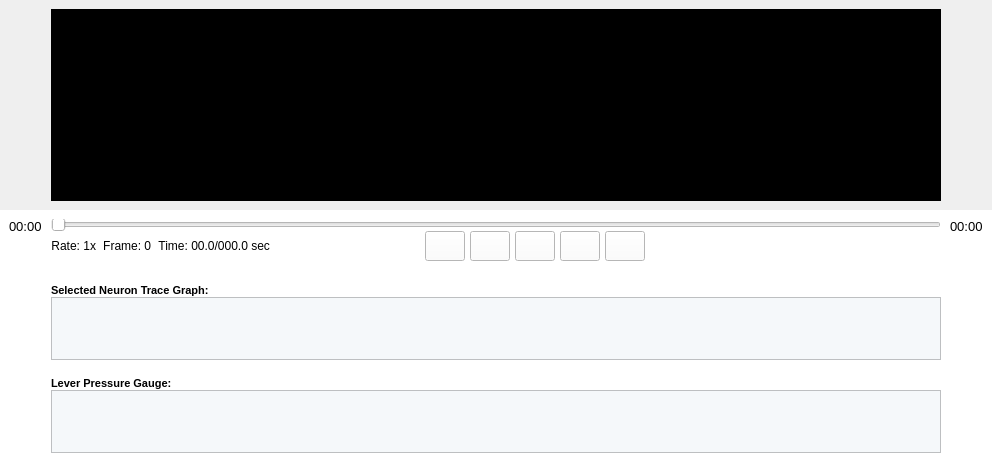
              <widget class="QWidget" name="widget_85" native="true">
               <property name="maximumSize">
                <size>
                 <width>1550</width>
                 <height>16777215</height>
                </size>
               </property>
               <property name="font">
                <font>
                 <family>Arial</family>
                </font>
               </property>
               <property name="styleSheet">
                <string notr="true">border-color: rgb(0, 0, 0);
border-color: rgb(0, 0, 0);</string>
               </property>
               <layout class="QGridLayout" name="gridLayout_13">
                <property name="leftMargin">
                 <number>0</number>
                </property>
                <property name="topMargin">
                 <number>0</number>
                </property>
                <property name="rightMargin">
                 <number>0</number>
                </property>
                <property name="bottomMargin">
                 <number>0</number>
                </property>
                <property name="spacing">
                 <number>0</number>
                </property>
                <item row="0" column="0">
                 <widget class="QWidget" name="widget_90" native="true">
                  <property name="font">
                   <font>
                    <family>Arial</family>
                   </font>
                  </property>
                  <property name="styleSheet">
                   <string notr="true">border-color: rgb(0, 0, 0);</string>
                  </property>
                  <layout class="QGridLayout" name="gridLayout_17" columnstretch="0,0,0">
                   <item row="0" column="0">
                    <spacer name="horizontalSpacer">
                     <property name="font">
                      <font>
                       <family>Arial</family>
                      </font>
                     </property>
                     <property name="orientation">
                      <enum>Qt::Horizontal</enum>
                     </property>
                     <property name="sizeType">
                      <enum>QSizePolicy::Fixed</enum>
                     </property>
                     <property name="sizeHint" stdset="0">
                      <size>
                       <width>40</width>
                       <height>20</height>
                      </size>
                     </property>
                    </spacer>
                   </item>
                   <item row="0" column="1">
                    <widget class="QGraphicsView" name="scope_camera_view_item_3">
                     <property name="sizePolicy">
                      <sizepolicy hsizetype="Expanding" vsizetype="Expanding">
                       <horstretch>0</horstretch>
                       <verstretch>0</verstretch>
                      </sizepolicy>
                     </property>
                     <property name="maximumSize">
                      <size>
                       <width>890</width>
                       <height>552</height>
                      </size>
                     </property>
                     <property name="font">
                      <font>
                       <family>Arial</family>
                      </font>
                     </property>
                     <property name="styleSheet">
                      <string notr="true">background-color: rgb(0, 0, 0);</string>
                     </property>
                    </widget>
                   </item>
                   <item row="0" column="2">
                    <spacer name="horizontalSpacer_3">
                     <property name="font">
                      <font>
                       <family>Arial</family>
                      </font>
                     </property>
                     <property name="orientation">
                      <enum>Qt::Horizontal</enum>
                     </property>
                     <property name="sizeType">
                      <enum>QSizePolicy::Preferred</enum>
                     </property>
                     <property name="sizeHint" stdset="0">
                      <size>
                       <width>40</width>
                       <height>20</height>
                      </size>
                     </property>
                    </spacer>
                   </item>
                  </layout>
                 </widget>
                </item>
                <item row="1" column="0">
                 <widget class="QWidget" name="widget_92" native="true">
                  <property name="maximumSize">
                   <size>
                    <width>1550</width>
                    <height>260</height>
                   </size>
                  </property>
                  <property name="font">
                   <font>
                    <family>Arial</family>
                   </font>
                  </property>
                  <property name="styleSheet">
                   <string notr="true">border-color: rgb(0, 0, 0);</string>
                  </property>
                  <layout class="QHBoxLayout" name="horizontalLayout_2">
                   <property name="spacing">
                    <number>0</number>
                   </property>
                   <property name="leftMargin">
                    <number>0</number>
                   </property>
                   <property name="topMargin">
                    <number>0</number>
                   </property>
                   <property name="rightMargin">
                    <number>0</number>
                   </property>
                   <property name="bottomMargin">
                    <number>0</number>
                   </property>
                   <item>
                    <widget class="QWidget" name="widget_94" native="true">
                     <property name="maximumSize">
                      <size>
                       <width>217</width>
                       <height>260</height>
                      </size>
                     </property>
                     <property name="font">
                      <font>
                       <family>Arial</family>
                      </font>
                     </property>
                     <property name="styleSheet">
                      <string notr="true">background-color: rgb(255, 255, 255);
border-color: rgb(0, 0, 0);</string>
                     </property>
                     <layout class="QGridLayout" name="gridLayout_2">
                      <item row="0" column="0">
                       <widget class="QLabel" name="label_179">
                        <property name="sizePolicy">
                         <sizepolicy hsizetype="Fixed" vsizetype="Fixed">
                          <horstretch>0</horstretch>
                          <verstretch>0</verstretch>
                         </sizepolicy>
                        </property>
                        <property name="font">
                         <font>
                          <family>Arial</family>
                          <pointsize>10</pointsize>
                         </font>
                        </property>
                        <property name="text">
                         <string>00:00</string>
                        </property>
                       </widget>
                      </item>
                      <item row="1" column="0">
                       <spacer name="verticalSpacer_15">
                        <property name="font">
                         <font>
                          <family>Arial</family>
                         </font>
                        </property>
                        <property name="orientation">
                         <enum>Qt::Vertical</enum>
                        </property>
                        <property name="sizeType">
                         <enum>QSizePolicy::Expanding</enum>
                        </property>
                        <property name="sizeHint" stdset="0">
                         <size>
                          <width>20</width>
                          <height>200</height>
                         </size>
                        </property>
                       </spacer>
                      </item>
                     </layout>
                    </widget>
                   </item>
                   <item>
                    <widget class="QWidget" name="widget_97" native="true">
                     <property name="sizePolicy">
                      <sizepolicy hsizetype="Expanding" vsizetype="Expanding">
                       <horstretch>0</horstretch>
                       <verstretch>0</verstretch>
                      </sizepolicy>
                     </property>
                     <property name="maximumSize">
                      <size>
                       <width>1241</width>
                       <height>260</height>
                      </size>
                     </property>
                     <property name="font">
                      <font>
                       <family>Arial</family>
                      </font>
                     </property>
                     <property name="styleSheet">
                      <string notr="true">border-color: rgb(0, 0, 0);
background-color: rgb(255, 255, 255);</string>
                     </property>
                     <layout class="QFormLayout" name="formLayout_6">
                      <property name="horizontalSpacing">
                       <number>0</number>
                      </property>
                      <property name="verticalSpacing">
                       <number>0</number>
                      </property>
                      <property name="leftMargin">
                       <number>0</number>
                      </property>
                      <property name="rightMargin">
                       <number>0</number>
                      </property>
                      <property name="bottomMargin">
                       <number>0</number>
                      </property>
                      <item row="0" column="0" colspan="2">
                       <layout class="QGridLayout" name="gridLayout_21" columnstretch="0,0,0,1,0,2">
                        <item row="0" column="0" colspan="6">
                         <widget class="QSlider" name="horizontalSlider_9">
                          <property name="sizePolicy">
                           <sizepolicy hsizetype="Expanding" vsizetype="Fixed">
                            <horstretch>0</horstretch>
                            <verstretch>0</verstretch>
                           </sizepolicy>
                          </property>
                          <property name="minimumSize">
                           <size>
                            <width>0</width>
                            <height>12</height>
                           </size>
                          </property>
                          <property name="maximumSize">
                           <size>
                            <width>1241</width>
                            <height>12</height>
                           </size>
                          </property>
                          <property name="font">
                           <font>
                            <family>Arial</family>
                           </font>
                          </property>
                          <property name="toolTip">
                           <string>Scope Player</string>
                          </property>
                          <property name="styleSheet">
                           <string notr="true"/>
                          </property>
                          <property name="orientation">
                           <enum>Qt::Horizontal</enum>
                          </property>
                         </widget>
                        </item>
                        <item row="1" column="0">
                         <widget class="QLabel" name="DePlayerRate_3">
                          <property name="font">
                           <font>
                            <family>Arial</family>
                            <pointsize>9</pointsize>
                           </font>
                          </property>
                          <property name="text">
                           <string>Rate: 1x  </string>
                          </property>
                          <property name="alignment">
                           <set>Qt::AlignCenter</set>
                          </property>
                         </widget>
                        </item>
                        <item row="1" column="1">
                         <widget class="QLabel" name="DePlayerFrame_3">
                          <property name="font">
                           <font>
                            <family>Arial</family>
                            <pointsize>9</pointsize>
                           </font>
                          </property>
                          <property name="text">
                           <string>Frame: 0  </string>
                          </property>
                          <property name="alignment">
                           <set>Qt::AlignCenter</set>
                          </property>
                         </widget>
                        </item>
                        <item row="1" column="2">
                         <widget class="QLabel" name="DePlayerTime_3">
                          <property name="font">
                           <font>
                            <family>Arial</family>
                            <pointsize>9</pointsize>
                           </font>
                          </property>
                          <property name="text">
                           <string>Time: 00.0/000.0 sec  </string>
                          </property>
                          <property name="alignment">
                           <set>Qt::AlignCenter</set>
                          </property>
                         </widget>
                        </item>
                        <item row="1" column="3">
                         <spacer name="horizontalSpacer_16">
                          <property name="font">
                           <font>
                            <family>Arial</family>
                           </font>
                          </property>
                          <property name="orientation">
                           <enum>Qt::Horizontal</enum>
                          </property>
                          <property name="sizeHint" stdset="0">
                           <size>
                            <width>40</width>
                            <height>20</height>
                           </size>
                          </property>
                         </spacer>
                        </item>
                        <item row="1" column="4">
                         <layout class="QGridLayout" name="gridLayout_22">
                          <property name="horizontalSpacing">
                           <number>5</number>
                          </property>
                          <item row="0" column="0">
                           <widget class="QPushButton" name="DePlayerLastButton_3">
                            <property name="sizePolicy">
                             <sizepolicy hsizetype="Fixed" vsizetype="Fixed">
                              <horstretch>0</horstretch>
                              <verstretch>0</verstretch>
                             </sizepolicy>
                            </property>
                            <property name="minimumSize">
                             <size>
                              <width>40</width>
                              <height>30</height>
                             </size>
                            </property>
                            <property name="maximumSize">
                             <size>
                              <width>40</width>
                              <height>30</height>
                             </size>
                            </property>
                            <property name="font">
                             <font>
                              <family>Arial</family>
                              <pointsize>10</pointsize>
                             </font>
                            </property>
                            <property name="styleSheet">
                             <string notr="true">border-image: url(:/media/previous.png);</string>
                            </property>
                            <property name="text">
                             <string/>
                            </property>
                           </widget>
                          </item>
                          <item row="0" column="1">
                           <widget class="QPushButton" name="DePlayerSlowButton_3">
                            <property name="sizePolicy">
                             <sizepolicy hsizetype="Fixed" vsizetype="Fixed">
                              <horstretch>0</horstretch>
                              <verstretch>0</verstretch>
                             </sizepolicy>
                            </property>
                            <property name="minimumSize">
                             <size>
                              <width>40</width>
                              <height>30</height>
                             </size>
                            </property>
                            <property name="maximumSize">
                             <size>
                              <width>40</width>
                              <height>30</height>
                             </size>
                            </property>
                            <property name="font">
                             <font>
                              <family>Arial</family>
                              <pointsize>10</pointsize>
                             </font>
                            </property>
                            <property name="styleSheet">
                             <string notr="true">border-image: url(:/media/rw.png);</string>
                            </property>
                            <property name="text">
                             <string/>
                            </property>
                           </widget>
                          </item>
                          <item row="0" column="2">
                           <widget class="QPushButton" name="DePlayerPlayButton_3">
                            <property name="sizePolicy">
                             <sizepolicy hsizetype="Fixed" vsizetype="Fixed">
                              <horstretch>0</horstretch>
                              <verstretch>0</verstretch>
                             </sizepolicy>
                            </property>
                            <property name="minimumSize">
                             <size>
                              <width>40</width>
                              <height>30</height>
                             </size>
                            </property>
                            <property name="maximumSize">
                             <size>
                              <width>40</width>
                              <height>30</height>
                             </size>
                            </property>
                            <property name="font">
                             <font>
                              <family>Arial</family>
                              <pointsize>10</pointsize>
                             </font>
                            </property>
                            <property name="styleSheet">
                             <string notr="true">border-image: url(:/media/play.png);</string>
                            </property>
                            <property name="text">
                             <string/>
                            </property>
                           </widget>
                          </item>
                          <item row="0" column="3">
                           <widget class="QPushButton" name="DePlayerFastButton_3">
                            <property name="sizePolicy">
                             <sizepolicy hsizetype="Fixed" vsizetype="Fixed">
                              <horstretch>0</horstretch>
                              <verstretch>0</verstretch>
                             </sizepolicy>
                            </property>
                            <property name="minimumSize">
                             <size>
                              <width>40</width>
                              <height>30</height>
                             </size>
                            </property>
                            <property name="maximumSize">
                             <size>
                              <width>40</width>
                              <height>30</height>
                             </size>
                            </property>
                            <property name="font">
                             <font>
                              <family>Arial</family>
                              <pointsize>10</pointsize>
                             </font>
                            </property>
                            <property name="styleSheet">
                             <string notr="true">border-image: url(:/media/ff.png);</string>
                            </property>
                            <property name="text">
                             <string/>
                            </property>
                           </widget>
                          </item>
                          <item row="0" column="4">
                           <widget class="QPushButton" name="DePlayerNextButton_3">
                            <property name="sizePolicy">
                             <sizepolicy hsizetype="Fixed" vsizetype="Fixed">
                              <horstretch>0</horstretch>
                              <verstretch>0</verstretch>
                             </sizepolicy>
                            </property>
                            <property name="minimumSize">
                             <size>
                              <width>40</width>
                              <height>30</height>
                             </size>
                            </property>
                            <property name="maximumSize">
                             <size>
                              <width>40</width>
                              <height>30</height>
                             </size>
                            </property>
                            <property name="font">
                             <font>
                              <family>Arial</family>
                              <pointsize>10</pointsize>
                             </font>
                            </property>
                            <property name="styleSheet">
                             <string notr="true">border-image: url(:/media/next.png);</string>
                            </property>
                            <property name="text">
                             <string/>
                            </property>
                           </widget>
                          </item>
                         </layout>
                        </item>
                        <item row="1" column="5">
                         <spacer name="horizontalSpacer_17">
                          <property name="font">
                           <font>
                            <family>Arial</family>
                           </font>
                          </property>
                          <property name="orientation">
                           <enum>Qt::Horizontal</enum>
                          </property>
                          <property name="sizeType">
                           <enum>QSizePolicy::Expanding</enum>
                          </property>
                          <property name="sizeHint" stdset="0">
                           <size>
                            <width>40</width>
                            <height>20</height>
                           </size>
                          </property>
                         </spacer>
                        </item>
                       </layout>
                      </item>
                      <item row="1" column="1">
                       <spacer name="verticalSpacer_33">
                        <property name="font">
                         <font>
                          <family>Arial</family>
                         </font>
                        </property>
                        <property name="orientation">
                         <enum>Qt::Vertical</enum>
                        </property>
                        <property name="sizeType">
                         <enum>QSizePolicy::Fixed</enum>
                        </property>
                        <property name="sizeHint" stdset="0">
                         <size>
                          <width>890</width>
                          <height>23</height>
                         </size>
                        </property>
                       </spacer>
                      </item>
                      <item row="3" column="0" colspan="2">
                       <widget class="QGraphicsView" name="DeSelectTraceView_3">
                        <property name="minimumSize">
                         <size>
                          <width>0</width>
                          <height>62</height>
                         </size>
                        </property>
                        <property name="font">
                         <font>
                          <family>Arial</family>
                         </font>
                        </property>
                        <property name="styleSheet">
                         <string notr="true">background-color: rgb(245, 248, 250);</string>
                        </property>
                       </widget>
                      </item>
                      <item row="4" column="1">
                       <spacer name="verticalSpacer_34">
                        <property name="font">
                         <font>
                          <family>Arial</family>
                         </font>
                        </property>
                        <property name="orientation">
                         <enum>Qt::Vertical</enum>
                        </property>
                        <property name="sizeType">
                         <enum>QSizePolicy::Fixed</enum>
                        </property>
                        <property name="sizeHint" stdset="0">
                         <size>
                          <width>890</width>
                          <height>17</height>
                         </size>
                        </property>
                       </spacer>
                      </item>
                      <item row="6" column="0" colspan="2">
                       <widget class="QGraphicsView" name="DeLeverPressureViewLarge_3">
                        <property name="minimumSize">
                         <size>
                          <width>0</width>
                          <height>62</height>
                         </size>
                        </property>
                        <property name="font">
                         <font>
                          <family>Arial</family>
                         </font>
                        </property>
                        <property name="styleSheet">
                         <string notr="true">background-color: rgb(245, 248, 250);</string>
                        </property>
                       </widget>
                      </item>
                      <item row="7" column="1">
                       <spacer name="verticalSpacer_19">
                        <property name="font">
                         <font>
                          <family>Arial</family>
                         </font>
                        </property>
                        <property name="orientation">
                         <enum>Qt::Vertical</enum>
                        </property>
                        <property name="sizeType">
                         <enum>QSizePolicy::Fixed</enum>
                        </property>
                        <property name="sizeHint" stdset="0">
                         <size>
                          <width>890</width>
                          <height>17</height>
                         </size>
                        </property>
                       </spacer>
                      </item>
                      <item row="2" column="1">
                       <widget class="QLabel" name="label_181">
                        <property name="sizePolicy">
                         <sizepolicy hsizetype="Fixed" vsizetype="Fixed">
                          <horstretch>0</horstretch>
                          <verstretch>0</verstretch>
                         </sizepolicy>
                        </property>
                        <property name="font">
                         <font>
                          <family>Arial</family>
                          <pointsize>8</pointsize>
                          <weight>75</weight>
                          <bold>true</bold>
                         </font>
                        </property>
                        <property name="text">
                         <string>Selected Neuron Trace Graph: </string>
                        </property>
                        <property name="alignment">
                         <set>Qt::AlignLeading|Qt::AlignLeft|Qt::AlignTop</set>
                        </property>
                       </widget>
                      </item>
                      <item row="5" column="1">
                       <widget class="QLabel" name="label_182">
                        <property name="sizePolicy">
                         <sizepolicy hsizetype="Fixed" vsizetype="Fixed">
                          <horstretch>0</horstretch>
                          <verstretch>0</verstretch>
                         </sizepolicy>
                        </property>
                        <property name="font">
                         <font>
                          <family>Arial</family>
                          <pointsize>8</pointsize>
                          <weight>75</weight>
                          <bold>true</bold>
                         </font>
                        </property>
                        <property name="text">
                         <string>Lever Pressure Gauge: </string>
                        </property>
                        <property name="alignment">
                         <set>Qt::AlignLeading|Qt::AlignLeft|Qt::AlignTop</set>
                        </property>
                       </widget>
                      </item>
                     </layout>
                    </widget>
                   </item>
                   <item>
                    <widget class="QWidget" name="widget_96" native="true">
                     <property name="maximumSize">
                      <size>
                       <width>92</width>
                       <height>260</height>
                      </size>
                     </property>
                     <property name="font">
                      <font>
                       <family>Arial</family>
                      </font>
                     </property>
                     <property name="styleSheet">
                      <string notr="true">background-color: rgb(255, 255, 255);
border-color: rgb(0, 0, 0);</string>
                     </property>
                     <layout class="QGridLayout" name="gridLayout_23">
                      <item row="0" column="0">
                       <widget class="QLabel" name="label_183">
                        <property name="sizePolicy">
                         <sizepolicy hsizetype="Fixed" vsizetype="Fixed">
                          <horstretch>0</horstretch>
                          <verstretch>0</verstretch>
                         </sizepolicy>
                        </property>
                        <property name="font">
                         <font>
                          <family>Arial</family>
                          <pointsize>10</pointsize>
                         </font>
                        </property>
                        <property name="text">
                         <string>00:00</string>
                        </property>
                       </widget>
                      </item>
                      <item row="1" column="0">
                       <spacer name="verticalSpacer_20">
                        <property name="font">
                         <font>
                          <family>Arial</family>
                         </font>
                        </property>
                        <property name="orientation">
                         <enum>Qt::Vertical</enum>
                        </property>
                        <property name="sizeType">
                         <enum>QSizePolicy::Expanding</enum>
                        </property>
                        <property name="sizeHint" stdset="0">
                         <size>
                          <width>20</width>
                          <height>220</height>
                         </size>
                        </property>
                       </spacer>
                      </item>
                     </layout>
                    </widget>
                   </item>
                  </layout>
                 </widget>
                </item>
               </layout>
              </widget>
